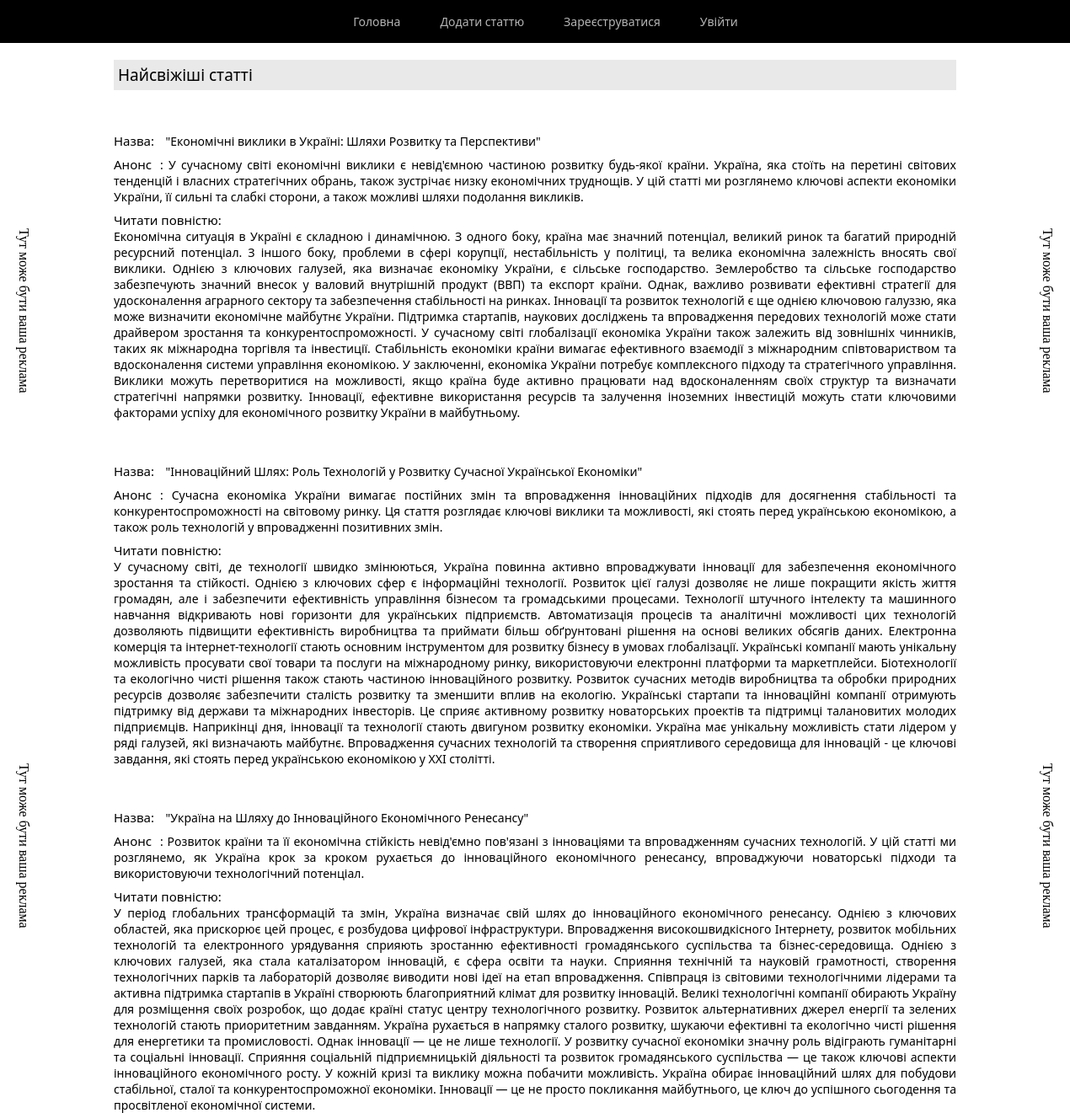
The page / on the database its author committed.
### main/models.py (models this page shows, shortened)
class Articles(models.Model):
    title = models.CharField('Назва', max_length=500)
    anons = models.CharField('Анонс', max_length=2550)
    full_text = models.TextField('Стаття')
    class Meta:
        verbose_name = 'Статті'
        verbose_name_plural = 'Новини'

### main/views.py (the view)
# urls.py: path('', views.homeShop, name='homeShop1'),
def homeShop(request):
    news = Articles.objects.all()
    return render(request, 'main/homeShop1.html', {'news': news})

### main/templates/main/homeShop1.html (shortened to what this page needs)
{% load static %}
<!DOCTYPE html>
<html lang="en">
<head>
    <link rel="stylesheet" href="{% static 'main/css/home.css' %}">
</head>
<body>
    <header>
       <ul class="menu_header">
            <li><a href="{% url 'homeShop1' %}">Головна</a></li>
            <li><a href="{% url 'create' %}">Додати статтю</a></li>
            {% if user.is_authenticated %}
                <form class="manu_ad_stat" method="post" action="{% url 'logout' %}">
                  {% csrf_token %}
                  <button class="logout_button" type="submit">Вийти</button>
                </form>
            {% else %}
                <li><a href="{% url 'signup' %}">Зареєструватися</a></li>
                <li><a href="{% url 'signin' %}">Увійти</a></li>
            {% endif %}
        </ul>
    </header>
    {% block content %}
    <main>
      <div class="recl">
        <p>Тут може бути ваша реклама</p>
        <p>Тут може бути ваша реклама</p>
      </div>
      <div class="container">
        <div class="title_text">Найсвіжіші статті</div>
          {% if news %}
            {% for el in news %}
              <div class="stats">
                <div class="title_stst"><span>Назва:</span> {{ el.title }}</div>
                <div class="anons_stst"><span>Анонс</span>: {{ el.anons }}</div>
                <div class="text_stst"><span>Читати повністю:</span><br> {{ el.full_text }}</div>
              </div>
            {% endfor %}
          {% else %}
            <p>Статей не знайдено...</p>
          {% endif %}
      </div>
      <div class="recl">
        <p>Тут може бути ваша реклама</p>
        <p>Тут може бути ваша реклама</p>
      </div>
    </main>
    {% endblock content %}
</body>
</html>

### main/static/main/css/home.css (style rules this page uses)
body { color: white; padding: 0; margin: 0; border: 0; }
header { background: black; display: flex; align-items: center; justify-content: center; }
header li { list-style-type: none; }
header a { color: #b4b4b4; font-size: 14px; text-decoration: none; font-family: system-ui; }
.menu_header { display: flex; gap: 2em; }
.menu_header li { padding: 0px 15px 0px 0px; }
main { width: 100%; height: 700px; display: grid; grid-template-columns: 1fr 1fr 1fr; grid-gap: 5em; }
.container { width: 1000px; color: black; font-size: 14px; font-family:system-ui, -apple-system, BlinkMacSystemFont, 'Segoe UI', Roboto, Oxygen, Ubuntu, Cantarell, 'Open Sans', 'Helvetica Neue', sans-serif ; }
.recl { color: black; font-size: 16px; writing-mode: vertical-rl; display: grid; justify-items: center; align-items: center; grid-template-columns: 1fr 1fr; }
.title_text { margin: 20px 0px 0px 0px; padding: 5px 0px 5px 5px; font-size: 19px; background-color: #b4b4b44a; }
.stats { margin: 50px 0px 0px 0px; text-align: justify; }
.title_stst span { font-size: 15px; font-weight: 500; margin: 0px 10px 0px 0px; }
.anons_stst span { font-size: 15px; font-weight: 500; margin: 0px 10px 0px 0px; }
.text_stst span { font-size: 15px; font-weight: 500; margin: 0px 10px 0px 0px; }
.title_stst { margin: 0px 0px 8px 0px; }
.anons_stst { margin: 0px 0px 8px 0px; }

### rows shown on the page
Articles: title "\"Економічні виклики в Україні: Шляхи Розвитку та Перспективи\"", anons "У сучасному світі економічні виклики є невід'ємною частиною розвитку будь-якої країни. Україна, яка стоїть на перетині світових тенденцій і власних стратегічних обрань, також зустрічає низку економічних труднощів. У цій статті ми розглянемо ключові аспекти економіки України, її сильні та слабкі сторони, а також можливі шляхи подолання викликів.", full_text "Економічна ситуація в Україні є складною і динамічною. З одного боку, країна має значний потенціал, великий ринок та багатий природній ресурсний потенціал. З іншого боку, проблеми в сфері корупції, нестабільність у політиці, та велика економічна залежність вносять свої виклики. Однією з ключових галузей, яка визначає економіку України, є сільське господарство. Землеробство та сільське господарство забезпечують значний внесок у валовий внутрішній продукт (ВВП) та експорт країни. Однак, важливо розвивати ефективні стратегії для удосконалення аграрного сектору та забезпечення стабільності на ринках. Інновації та розвиток технологій є ще однією ключовою галуззю, яка може визначити економічне…"
Articles: title "\"Інноваційний Шлях: Роль Технологій у Розвитку Сучасної Української Економіки\"", anons "Сучасна економіка України вимагає постійних змін та впровадження інноваційних підходів для досягнення стабільності та конкурентоспроможності на світовому ринку. Ця стаття розглядає ключові виклики та можливості, які стоять перед українською економікою, а також роль технологій у впровадженні позитивних змін.", full_text "У сучасному світі, де технології швидко змінюються, Україна повинна активно впроваджувати інновації для забезпечення економічного зростання та стійкості. Однією з ключових сфер є інформаційні технології. Розвиток цієї галузі дозволяє не лише покращити якість життя громадян, але і забезпечити ефективність управління бізнесом та громадськими процесами. Технології штучного інтелекту та машинного навчання відкривають нові горизонти для українських підприємств. Автоматизація процесів та аналітичні можливості цих технологій дозволяють підвищити ефективність виробництва та приймати більш обґрунтовані рішення на основі великих обсягів даних. Електронна комерція та інтернет-технології стають…"
Articles: title "\"Україна на Шляху до Інноваційного Економічного Ренесансу\"", anons "Розвиток країни та її економічна стійкість невід'ємно пов'язані з інноваціями та впровадженням сучасних технологій. У цій статті ми розглянемо, як Україна крок за кроком рухається до інноваційного економічного ренесансу, впроваджуючи новаторські підходи та використовуючи технологічний потенціал.", full_text "У період глобальних трансформацій та змін, Україна визначає свій шлях до інноваційного економічного ренесансу. Однією з ключових областей, яка прискорює цей процес, є розбудова цифрової інфраструктури. Впровадження високошвидкісного Інтернету, розвиток мобільних технологій та електронного урядування сприяють зростанню ефективності громадянського суспільства та бізнес-середовища. Однією з ключових галузей, яка стала каталізатором інновацій, є сфера освіти та науки. Сприяння технічній та науковій грамотності, створення технологічних парків та лабораторій дозволяє виводити нові ідеї на етап впровадження. Співпраця із світовими технологічними лідерами та активна підтримка стартапів в Україні…"
